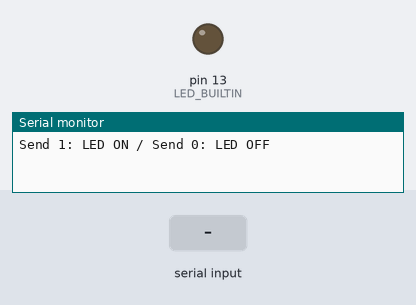
This sketch was run on a simulated Arduino Uno, built with avr-gcc and run on an emulated ATmega328P. Parts: output pins drawn as LEDs (lit = HIGH), the last lines printed to the serial monitor. The inputs (shaded band) are chosen by the test bench.

Above: at 1.2 s.
1.3 s: "1" received over Serial
At 2.5 s:
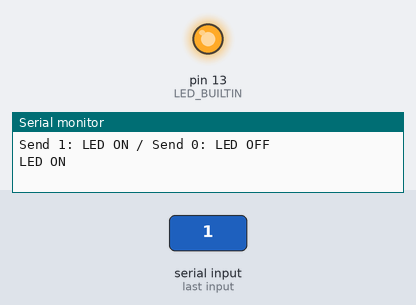
2.8 s: "0" received over Serial
At 3.8 s:
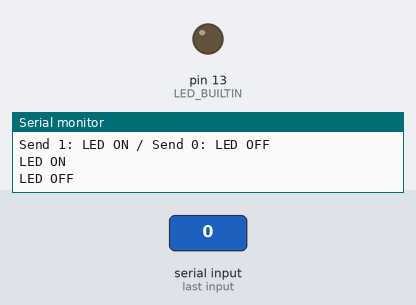
Timing chart, 0 to 5.8 s (numbered marks = the images above; inputs shaded):
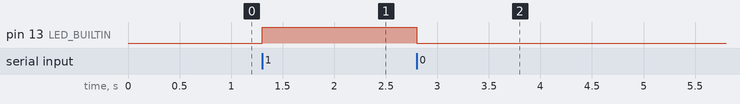

Measured:
- after the input at 1.3 s, pin 13 (LED_BUILTIN): LOW → HIGH at once
- after the input at 2.8 s, pin 13 (LED_BUILTIN): HIGH → LOW at once

The sketch:

sketch.ino
```cpp
// CODEPLANT TECH 02: UNO R3, serial input -> decision -> built-in LED.
// Send character '1' to turn LED L on, or '0' to turn it off.
// No external GPIO wiring. Serial Monitor: 9600 baud.
void setup() {
  pinMode(LED_BUILTIN, OUTPUT);
  digitalWrite(LED_BUILTIN, LOW);
  Serial.begin(9600);
  Serial.println("Send 1: LED ON / Send 0: LED OFF");
}

void loop() {
  if (Serial.available() > 0) {
    char command = Serial.read();
    if (command == '0' || command == '1') {
      bool on = (command == '1');
      digitalWrite(LED_BUILTIN, on ? HIGH : LOW);
      Serial.println(on ? "LED ON" : "LED OFF");
    }
    // Other characters, including CR and LF, leave the LED unchanged.
  }
}
```
